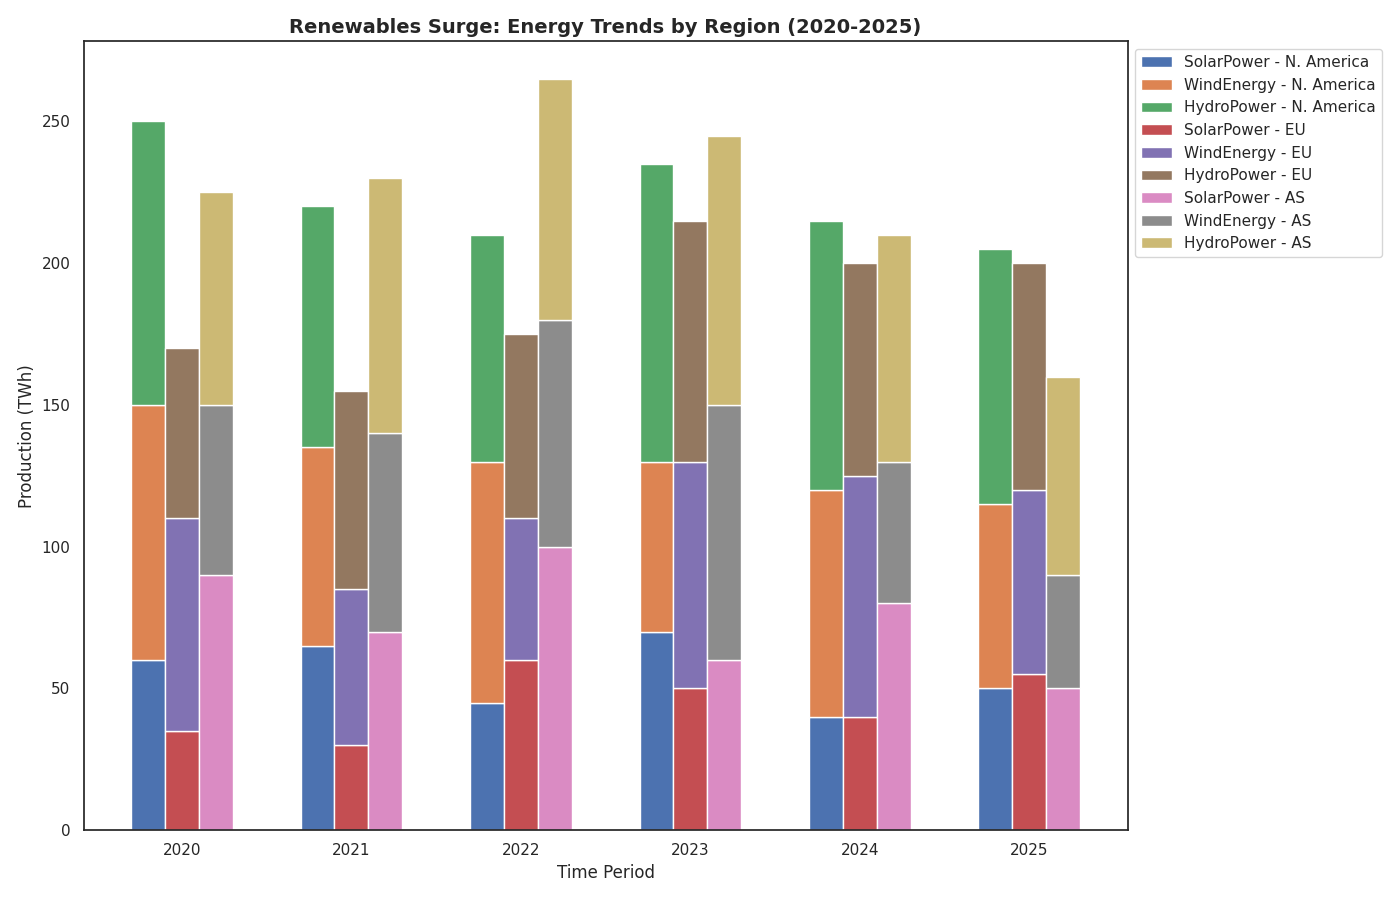

Python code for this plot:
import matplotlib.pyplot as plt
import numpy as np

# Data setup
years = np.array([2020, 2021, 2022, 2023, 2024, 2025])
regions = ['N. America', 'EU', 'AS']

# Shuffle data within each region
solar = np.array([
    [60, 65, 45, 70, 40, 50],
    [35, 30, 60, 50, 40, 55],
    [90, 70, 100, 60, 80, 50],
])

wind = np.array([
    [90, 70, 85, 60, 80, 65],
    [75, 55, 50, 80, 85, 65],
    [60, 70, 80, 90, 50, 40],
])

hydro = np.array([
    [100, 85, 80, 105, 95, 90],
    [60, 70, 65, 85, 75, 80],
    [75, 90, 85, 95, 80, 70],
])

bar_width = 0.2
x = np.arange(len(years))

fig, ax = plt.subplots(figsize=(14, 9))

# Plot data with altered labels
for i, region in enumerate(regions):
    ax.bar(x + i*bar_width, solar[i], width=bar_width, label=f'SolarPower - {region}')
    ax.bar(x + i*bar_width, wind[i], width=bar_width, bottom=solar[i], label=f'WindEnergy - {region}')
    ax.bar(x + i*bar_width, hydro[i], width=bar_width, bottom=solar[i] + wind[i], label=f'HydroPower - {region}')

# Altered axis labels and title
ax.set_xlabel('Time Period')
ax.set_ylabel('Production (TWh)')
ax.set_title('Renewables Surge: Energy Trends by Region (2020-2025)', fontweight='bold', fontsize=14)

ax.set_xticks(x + bar_width)
ax.set_xticklabels(years)

ax.legend(loc='upper left', bbox_to_anchor=(1, 1))

plt.tight_layout()
plt.show()
